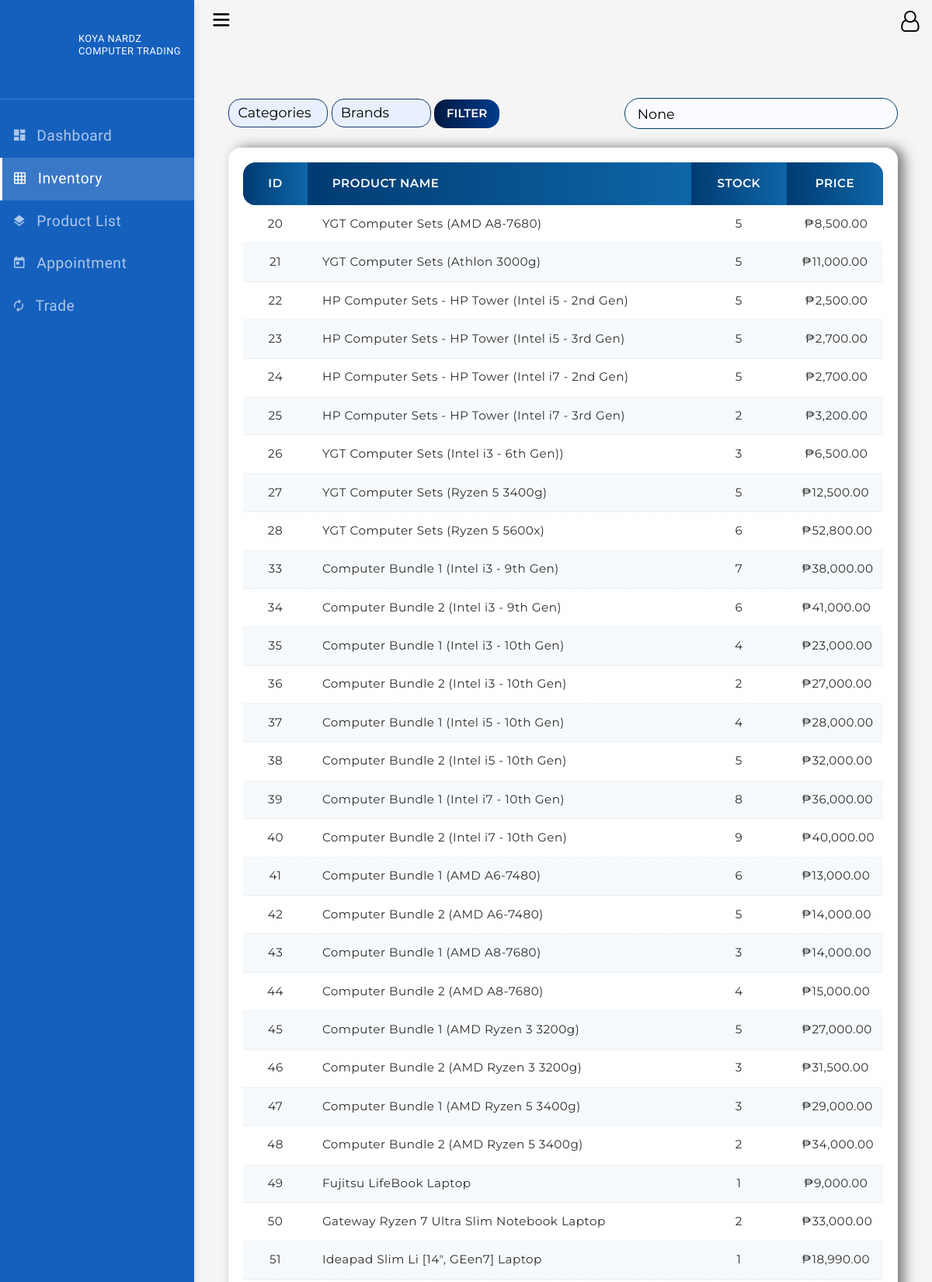
The page /admin_inventory/ (upper part) on the database its author committed.
### app/models.py (models this page shows, shortened)
class Product(models.Model):
    COMPONENT_CHOICES = [
        ('cpu', 'Processor'),
        ('motherboard', 'Motherboard'),
        ('ram', 'RAM'),
        ('gpu', 'Graphics Card'),
        ('psu', 'Power Supply'),
        ('case', 'PC Case'),
        ('cooling', 'Cooling'),
        ('monitor', 'Monitor'),
        ('storage', 'Storage'),
    ]
    category_name = models.ForeignKey(Category, on_delete=models.CASCADE, null=True)
    component_type = models.CharField(max_length=50, choices=COMPONENT_CHOICES, default="motherboard")
    brand = models.ForeignKey(Brand, on_delete=models.CASCADE, null=True)
    image = models.ImageField(upload_to='products/', null=True, blank=True)
    product_name = models.CharField(max_length=100)
    description = models.TextField(blank=True, null=True)
    price = models.DecimalField(max_digits=10, decimal_places=2)
    stock = models.PositiveIntegerField(default=0)
    model_file = models.CharField(max_length=255, blank=True, null=True)

### app/views.py (the view)
# urls.py: path('admin_inventory/', AdminInventory.as_view(), name='admin_inventory'),
class AdminInventory(TemplateView):
    template_name = 'app/admin/admin_inventory.html'
    def get_context_data(self, **kwargs):
        context = super().get_context_data(**kwargs)
        products = Product.objects.all()
        categories = Category.objects.all()
        brands = Brand.objects.all()
        category_filter = self.request.GET.get('category')
        brand_filter = self.request.GET.get('brand')
        search_query = self.request.GET.get('search')
        if category_filter:
            products = products.filter(category_name__id=category_filter)
        if brand_filter:
            products = products.filter(brand__id=brand_filter)
        if search_query:
            products = products.filter(product_name__icontains=search_query)
        context['products'] = products
        context['categories'] = categories
        context['brands'] = brands
        context['category_filter'] = category_filter
        context['brand_filter'] = brand_filter
        context['search_query'] = search_query
        return context

### app/context_processors.py (called while the page is built)
def favorites_context(request):
    favorites = request.session.get('favorites', [])
    products = Product.objects.filter(id__in=favorites)
    return {
        'products_favorite': products
    }

### app/templates/app/admin/admin_inventory.html (shortened to what this page needs)
{% extends 'app/admin/admin_base.html' %}
{% load static %}
{% load humanize %}
{% block content %}
<div class="inventorypage">
    <div class="upperinventory">
        <div class="inventory_filter">
            <form action="" method="GET">
                <select name="category">
                    <option value="">Categories</option>
                </select>
                <select name="brand">
                    <option value="">Brands</option>
                </select>
                <button type="submit">Filter</button>
            </form>
        </div>
        <div class="inventory_search">
            <form action="" method="GET">
                <input type="text" placeholder="Search..." name="search" value="{{ search_query }}">
            </form>
        </div>
    </div>
    <div class="inventorytable">
        <table>
            <thead>
                <tr>
                    <th>ID</th>
                    <th>Product Name</th>
                    <th>Stock</th>
                    <th>Price</th>
                </tr>
            </thead>
            <tbody>
            {% if products %}
                {% for produkto in products %}
                <tr>
                    <td data-label="Product ID">{{ produkto.id }}</td>
                    <td data-label="Product Name">{{ produkto.product_name }}</td>
                    <td data-label="Stock">{{ produkto.stock }}</td>
                    <td data-label="Price">₱{{ produkto.price|intcomma }}</td>
                </tr>
                {% endfor %}
            {% endif %}
            </tbody>
        </table>
    </div>
</div>
{% endblock content %}

### rows shown on the page
Product: id "20", product_name "YGT Computer Sets (AMD A8-7680)", stock "5", price "8,500.00"
Product: id "21", product_name "YGT Computer Sets (Athlon 3000g)", stock "5", price "11,000.00"
Product: id "22", product_name "HP Computer Sets - HP Tower (Intel i5 - 2nd Gen)", stock "5", price "2,500.00"
Product: id "23", product_name "HP Computer Sets - HP Tower (Intel i5 - 3rd Gen)", stock "5", price "2,700.00"
Product: id "24", product_name "HP Computer Sets - HP Tower (Intel i7 - 2nd Gen)", stock "5", price "2,700.00"
Product: id "25", product_name "HP Computer Sets - HP Tower (Intel i7 - 3rd Gen)", stock "2", price "3,200.00"
Product: id "26", product_name "YGT Computer Sets (Intel i3 - 6th Gen))", stock "3", price "6,500.00"
Product: id "27", product_name "YGT Computer Sets (Ryzen 5 3400g)", stock "5", price "12,500.00"
Product: id "28", product_name "YGT Computer Sets (Ryzen 5 5600x)", stock "6", price "52,800.00"
Product: id "33", product_name "Computer Bundle 1 (Intel i3 - 9th Gen)", stock "7", price "38,000.00"
Product: id "34", product_name "Computer Bundle 2 (Intel i3 - 9th Gen)", stock "6", price "41,000.00"
Product: id "35", product_name "Computer Bundle 1 (Intel i3 - 10th Gen)", stock "4", price "23,000.00"
Product: id "36", product_name "Computer Bundle 2 (Intel i3 - 10th Gen)", stock "2", price "27,000.00"
Product: id "37", product_name "Computer Bundle 1 (Intel i5 - 10th Gen)", stock "4", price "28,000.00"
Product: id "38", product_name "Computer Bundle 2 (Intel i5 - 10th Gen)", stock "5", price "32,000.00"
Product: id "39", product_name "Computer Bundle 1 (Intel i7 - 10th Gen)", stock "8", price "36,000.00"
Product: id "40", product_name "Computer Bundle 2 (Intel i7 - 10th Gen)", stock "9", price "40,000.00"
Product: id "41", product_name "Computer Bundle 1 (AMD A6-7480)", stock "6", price "13,000.00"
Product: id "42", product_name "Computer Bundle 2 (AMD A6-7480)", stock "5", price "14,000.00"
Product: id "43", product_name "Computer Bundle 1 (AMD A8-7680)", stock "3", price "14,000.00"
Product: id "44", product_name "Computer Bundle 2 (AMD A8-7680)", stock "4", price "15,000.00"
Product: id "45", product_name "Computer Bundle 1 (AMD Ryzen 3 3200g)", stock "5", price "27,000.00"
Product: id "46", product_name "Computer Bundle 2 (AMD Ryzen 3 3200g)", stock "3", price "31,500.00"
Product: id "47", product_name "Computer Bundle 1 (AMD Ryzen 5 3400g)", stock "3", price "29,000.00"
Product: id "48", product_name "Computer Bundle 2 (AMD Ryzen 5 3400g)", stock "2", price "34,000.00"
Product: id "49", product_name "Fujitsu LifeBook Laptop", stock "1", price "9,000.00"
Product: id "50", product_name "Gateway Ryzen 7 Ultra Slim Notebook Laptop", stock "2", price "33,000.00"
Product: id "51", product_name "Ideapad Slim Li [14\", GEen7] Laptop", stock "1", price "18,990.00"
